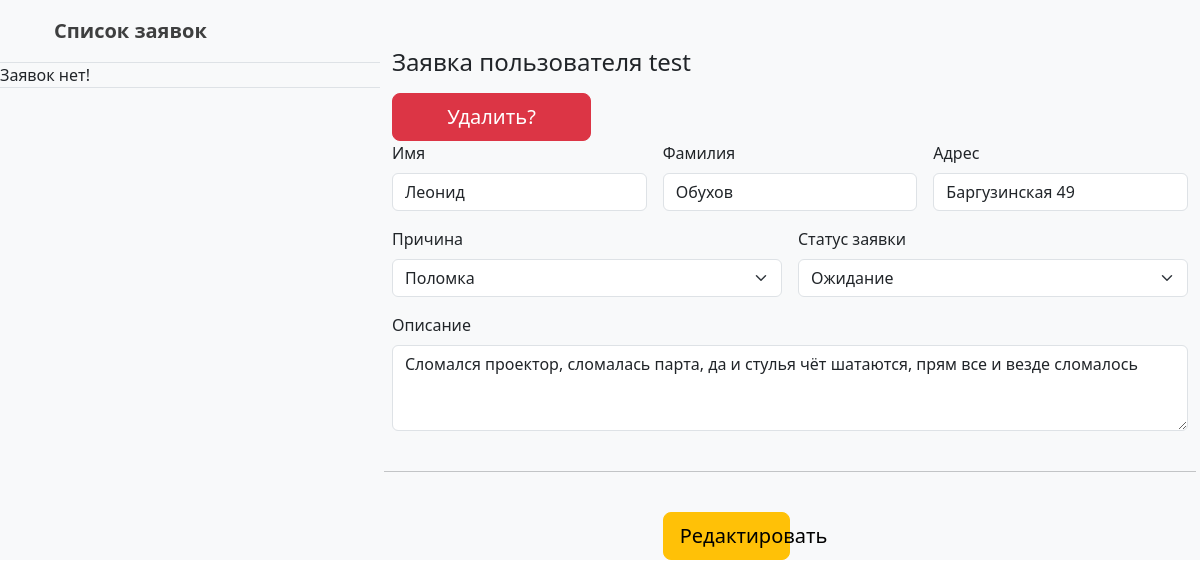
Page /staff/order/1/ on the committed database.
### staffSite/models.py (models this page shows, shortened)
class Order(models.Model):
    user = models.ForeignKey(User, verbose_name='Пользователь', on_delete=models.CASCADE)
    second_name = models.CharField(max_length=50, verbose_name='Фамилия', null=True, blank=True)
    name = models.CharField(max_length=50, verbose_name='Имя', null=True, blank=True)
    order_type = models.ForeignKey(OrderType, verbose_name='Тип отправления',null=True, blank=True, on_delete=models.SET_NULL)
    address = models.CharField(max_length=250, verbose_name='Адрес', null=False, blank=False)
    description = models.TextField(verbose_name='Описание', null=True, blank=True)
    created = models.DateTimeField(auto_now_add=True, verbose_name='Создано')
    updated = models.DateTimeField(auto_now=True, verbose_name='Обновлено')
    status = models.ForeignKey(Status, verbose_name='Статус', on_delete=models.SET_NULL, null=True, blank=True)
    class Meta:
        verbose_name = 'Заявка'
        verbose_name_plural = 'Заявки'

class OrderType(models.Model):
    name = models.CharField(max_length=256, null=False, blank=False, verbose_name='Наименование')
    class Meta:
        verbose_name = 'Тип заявки'
        verbose_name_plural = 'Типы заявок'

class Status(models.Model):
    name = models.CharField(max_length=256, null=False, blank=False, verbose_name='Наименование')
    class Meta:
        verbose_name = 'Статус'
        verbose_name_plural = 'Статусы'

### staffSite/views.py (the view, shortened to what this page needs)
# urls.py: path('order/<int:pk>/', views.order, name='order'),
def order(request, pk):
    order = Order.objects.get(pk=pk)
    if request.user.is_superuser:
        order_list = Order.objects.all().order_by('created')
    else:
        order_list = Order.objects.filter(user = request.user.id).order_by('created')
    for el in order_list:
        print(el.status.id)
    context = {
        'order_list':order_list,
        'order':order,
        'status':Status.objects.all(),
        'order_type':OrderType.objects.all(),
    }
    return render(request, 'staffSite/order.html', context)

### staffSite/templates/staffSite/order.html (shortened to what this page needs)
{% extends 'staffSite/base.html' %}
{% block content %}
<div class="container mt-5">
  <h4 class="mb-3">Заявка пользователя {{order.user}} </h4> <a href="{% url 'delete_order' order.id %}"><button class="btn btn-danger btn-lg btn-block w-25 m-auto">Удалить?</button></a>
  <form method="POST">
    <div class="row g-3">
      <div class="col-sm-4">
        <label for="firstName" class="form-label">Имя</label>
        <input type="text" name="name" class="form-control" id="firstName" placeholder="" value="{{order.name}}" required="">
      </div>
      <div class="col-sm-4">
        <label for="lastName" class="form-label">Фамилия</label>
        <input type="text" name="second_name" class="form-control" id="lastName" placeholder="" value="{{order.second_name}}" required="">
      </div>
      <div class="col-sm-4">
        <label for="lastName" class="form-label">Адрес</label>
        <input type="text" name="address" class="form-control" id="lastName" placeholder="" value="{{order.address}}" required="">
      </div>
      <div class="col-md-6">
        <label for="country" class="form-label">Причина</label>
        <select class="form-select" name="order_type" id="country">
          {% for el in order_type %}
          <option value="{{el.id}}" {% if el == order.order_type %}selected{%endif%} >{{el.name}}</option>
          {%endfor%}
        </select>
      </div>
      <div class="col-md-6">
        <label for="country" class="form-label">Статус заявки</label>
        <select class="form-select" name="status" id="country">
          {% for el in status %}
          <option value="{{el.id}}" {% if el == order.status %} selected {%endif%}>{{el.name}}</option>
          {%endfor%}
        </select>
      </div>
      <div class="col-12">
        <div class="mb-3">
          <label for="exampleFormControlTextarea1" class="form-label">Описание</label>
          <textarea class="form-control" name="description" id="exampleFormControlTextarea1" rows="3">{{order.description}}</textarea>
        </div>
      </div>
    <hr class="my-4">
      <div class="col-md-4"></div>
      <div class="col-md-4">
        <button class="btn btn-warning btn-lg btn-block w-50 m-auto" type="submit">Редактировать</button>
      </div>
    </form>
</div>
{% endblock %}

### staffSite/templates/staffSite/base.html (shortened to what this page needs)
{% load static %}
<!DOCTYPE html>
<html lang="en">
  <head>
    <link href="https://cdn.jsdelivr.net/npm/bootstrap@5.3.0-alpha3/dist/css/bootstrap.min.css" rel="stylesheet">
  </head>
  <body>
     <main class="d-flex flex-nowrap">
      <div class="d-flex flex-column align-items-stretch flex-shrink-0 bg-body-tertiary" style="width: 380px;">
        <a href="/" class="d-flex align-items-center flex-shrink-0 p-3 link-body-emphasis text-decoration-none border-bottom">
          <svg class="bi pe-none me-2" width="30" height="24"><use xlink:href="#bootstrap"></use></svg>
          <span class="fs-5 fw-semibold">Список заявок</span>
        </a>
        <div class="list-group list-group-flush border-bottom scrollarea">
          {% if order_list %}
          {% for el in order_list %}
          <a href="{% url 'order' el.id %}" class="list-group-item list-group-item-action py-3 lh-sm {% if el.id == order.id %} active {%endif%}" aria-current="true">
            <div class="d-flex w-100 align-items-center justify-content-between">
              <strong class="mb-1">{{el.user}}</strong>
              {% if el.status.id == 1 %}
              <span class="badge text-bg-secondary rounded-pill">{{ el.status }}</span>
              {%endif%}
              {% if el.status.id == 2 %}
              <span class="badge text-bg-warning rounded-pill">{{ el.status }}</span>
              {%endif%}
              {% if el.status.id == 3 %}
              <span class="badge text-bg-success rounded-pill">{{ el.status }}</span>
              {%endif%}
            </div>
            <div class="col-10 mb-1 small">{{el.description}}</div>
            <small>{{ el.created }}</small>
          </a>
          {% endfor %}
          {% else %}
            Заявок нет!
          {% endif %}
        </div>
      </div>
      {% block content %}{% endblock %}
     </main>
  </body>
</html>

### staffSite/templates/staffSite/base.html (style rules this page uses)
main { background-color: #f8f9fa!important; }

### rows in the picture
Order: user "test", name "Леонид", second_name "Обухов", address "Баргузинская 49", order_type "Поломка", status "Ожидание", description "Сломался проектор, сломалась парта, да и стулья чёт шатаются, прям все и везде сломалось"
